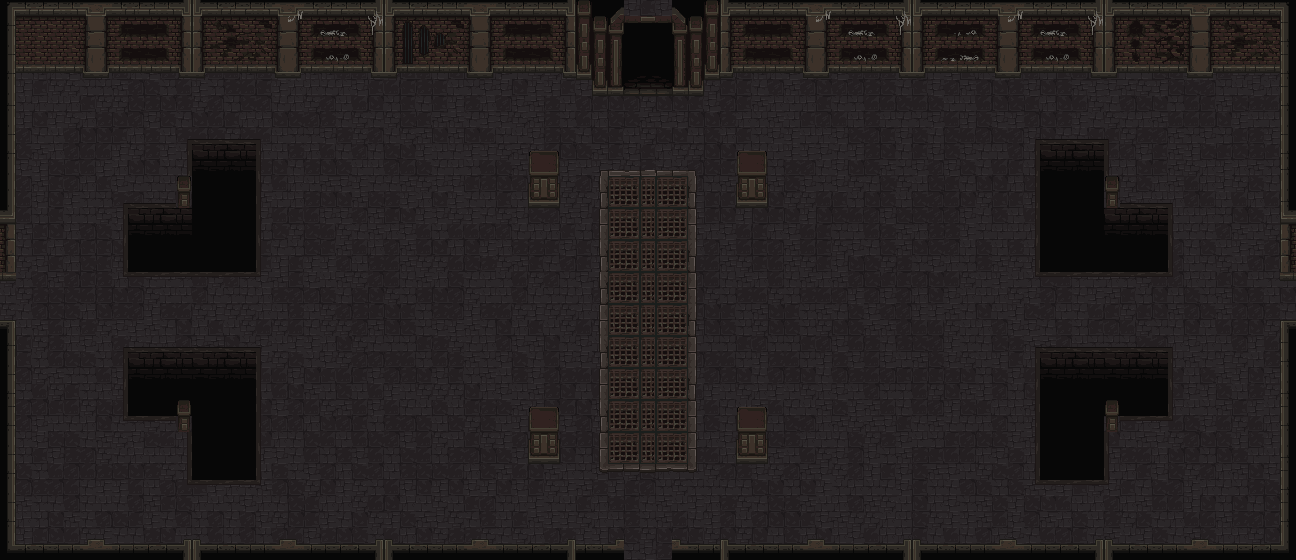

Tiled map render using the project's own tile images. Description and the map definition, with tile-layer contents summarised, below:
An orthogonal 81x35 tile map with 16x16 px tiles, 3 tile layers (Terra, Terra2, Parets), 2 hidden layers not drawn, 2 tilesets.

<map version="1.5" tiledversion="1.7.2" orientation="orthogonal" renderorder="right-down" width="81" height="35" tilewidth="16" tileheight="16" infinite="0" nextlayerid="8" nextobjectid="1">
 <tileset firstgid="1" name="Floor1_TileSet" tilewidth="16" tileheight="16" tilecount="2560" columns="64">
  <image source="../Sprites/Maps/RF_Catacombs_v1.0/mainlevbuild.png" width="1024" height="640" />
 </tileset>
 <tileset firstgid="2561" name="Colisions" tilewidth="16" tileheight="16" tilecount="2" columns="2">
  <image source="../Sprites/Maps/Colisions.png" width="32" height="16" />
 </tileset>
 <layer id="2" name="Terra" width="81" height="35">
  <data>[2835 cells, 2835 non-empty, 30 distinct tile ids]</data>
 </layer>
 <layer id="7" name="Terra2" width="81" height="35">
  <data>[2835 cells, 188 non-empty, 31 distinct tile ids]</data>
 </layer>
 <layer id="1" name="Parets" width="81" height="35">
  <data>[2835 cells, 762 non-empty, 242 distinct tile ids]</data>
 </layer>
 <layer id="5" name="Porta" width="81" height="35" visible="0">
  <data>[2835 cells, 8 non-empty, 8 distinct tile ids]</data>
 </layer>
 <layer id="3" name="Colisions" width="81" height="35" visible="0" opacity="0.54">
  <data>[2835 cells, 370 non-empty, 2 distinct tile ids]</data>
 </layer>
</map>
